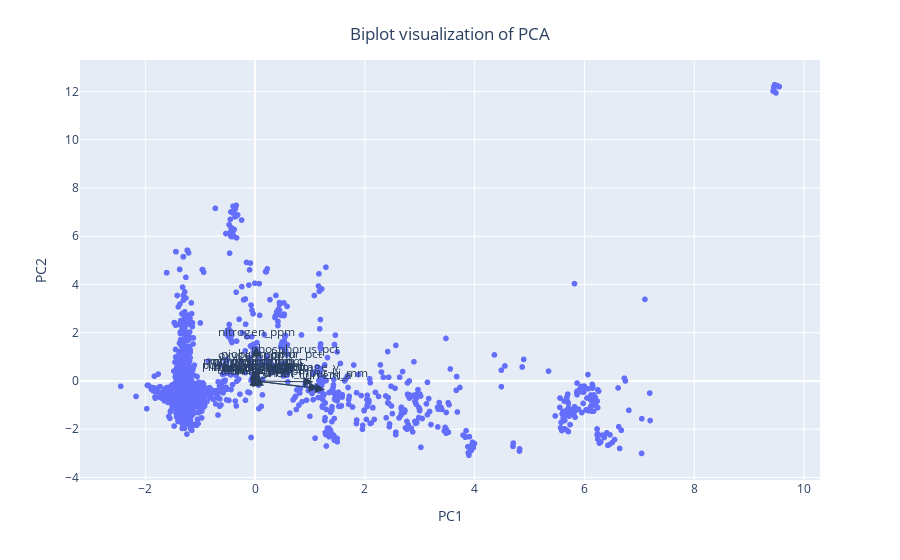

Here is the notebook cell this chart was saved with:
### Code cell
# Principal components visualization

try :
    import plotly.express as px

    loadings = pca.components_.T * np.sqrt(pca.explained_variance_)

    fig = px.scatter(input_df_pca[pca_columns], x="PC1", y="PC2")

    for i, feature in enumerate(numerical_df.columns):
        fig.add_annotation(
            ax=0, ay=0,
            axref="x", ayref="y",
            x=loadings[i, 0],
            y=loadings[i, 1],
            showarrow=True,
            arrowsize=2,
            arrowhead=2,
            xanchor="right",
            yanchor="top"
        )
        fig.add_annotation(
            x=loadings[i, 0],
            y=loadings[i, 1],
            ax=0, ay=0,
            xanchor="center",
            yanchor="bottom",
            text=feature,
            yshift=5,
        )
    fig.update_layout(
        title={
            'text': "Biplot visualization of PCA",
            'y':0.95,
            'x':0.5,
            'xanchor': 'center',
            'yanchor': 'top'}
    )
    fig.show()
except Exception:
    print("plotly.express is needed for PCA components visualization")

### Figure 1 — Plotly figure (JSON) as saved in the notebook; plotly's stock layout.template omitted (floating-point values rounded to 4 significant figures; data arrays with more than 128 entries replaced by an {"elided": "..."} marker saying what was removed)
{"data": [{"hovertemplate": "PC1=%{x}<br>PC2=%{y}<extra></extra>", "legendgroup": "", "marker": {"color": "#636efa", "symbol": "circle"}, "mode": "markers", "name": "", "showlegend": false, "type": "scattergl", "x": {"elided": "1615 float values"}, "xaxis": "x", "y": {"elided": "1615 float values"}, "yaxis": "y"}], "layout": {"annotations": [{"arrowhead": 2, "arrowsize": 2, "ax": 0, "axref": "x", "ay": 0, "ayref": "y", "showarrow": true, "x": 0.105, "xanchor": "right", "y": -0.005864, "yanchor": "top"}, {"ax": 0, "ay": 0, "text": "carbon_pct", "x": 0.105, "xanchor": "center", "y": -0.005864, "yanchor": "bottom", "yshift": 5}, {"arrowhead": 2, "arrowsize": 2, "ax": 0, "axref": "x", "ay": 0, "ayref": "y", "showarrow": true, "x": -0.06188, "xanchor": "right", "y": -0.07284, "yanchor": "top"}, {"ax": 0, "ay": 0, "text": "silicon_pct", "x": -0.06188, "xanchor": "center", "y": -0.07284, "yanchor": "bottom", "yshift": 5}, {"arrowhead": 2, "arrowsize": 2, "ax": 0, "axref": "x", "ay": 0, "ayref": "y", "showarrow": true, "x": 0.02796, "xanchor": "right", "y": -0.05676, "yanchor": "top"}, {"ax": 0, "ay": 0, "text": "manganese_pct", "x": 0.02796, "xanchor": "center", "y": -0.05676, "yanchor": "bottom", "yshift": 5}, {"arrowhead": 2, "arrowsize": 2, "ax": 0, "axref": "x", "ay": 0, "ayref": "y", "showarrow": true, "x": 0.6286, "xanchor": "right", "y": 0.512, "yanchor": "top"}, {"ax": 0, "ay": 0, "text": "sulphur_pct", "x": 0.6286, "xanchor": "center", "y": 0.512, "yanchor": "bottom", "yshift": 5}, {"arrowhead": 2, "arrowsize": 2, "ax": 0, "axref": "x", "ay": 0, "ayref": "y", "showarrow": true, "x": 0.7323, "xanchor": "right", "y": 0.7154, "yanchor": "top"}, {"ax": 0, "ay": 0, "text": "phosphorus_pct", "x": 0.7323, "xanchor": "center", "y": 0.7154, "yanchor": "bottom", "yshift": 5}, {"arrowhead": 2, "arrowsize": 2, "ax": 0, "axref": "x", "ay": 0, "ayref": "y", "showarrow": true, "x": -0.1072, "xanchor": "right", "y": -0.05763, "yanchor": "top"}, {"ax": 0, "ay": 0, "text": "nickel_pct", "x": -0.1072, "xanchor": "center", "y": -0.05763, "yanchor": "bottom", "yshift": 5}, {"arrowhead": 2, "arrowsize": 2, "ax": 0, "axref": "x", "ay": 0, "ayref": "y", "showarrow": true, "x": -0.05349, "xanchor": "right", "y": 0.2202, "yanchor": "top"}, {"ax": 0, "ay": 0, "text": "chromium_pct", "x": -0.05349, "xanchor": "center", "y": 0.2202, "yanchor": "bottom", "yshift": 5}, {"arrowhead": 2, "arrowsize": 2, "ax": 0, "axref": "x", "ay": 0, "ayref": "y", "showarrow": true, "x": 0.01256, "xanchor": "right", "y": 0.2165, "yanchor": "top"}, {"ax": 0, "ay": 0, "text": "molybdenum_pct", "x": 0.01256, "xanchor": "center", "y": 0.2165, "yanchor": "bottom", "yshift": 5}, {"arrowhead": 2, "arrowsize": 2, "ax": 0, "axref": "x", "ay": 0, "ayref": "y", "showarrow": true, "x": 0.006537, "xanchor": "right", "y": 0.2028, "yanchor": "top"}, {"ax": 0, "ay": 0, "text": "vanadium_pct", "x": 0.006537, "xanchor": "center", "y": 0.2028, "yanchor": "bottom", "yshift": 5}, {"arrowhead": 2, "arrowsize": 2, "ax": 0, "axref": "x", "ay": 0, "ayref": "y", "showarrow": true, "x": -0.0337, "xanchor": "right", "y": -0.07997, "yanchor": "top"}, {"ax": 0, "ay": 0, "text": "copper_pct", "x": -0.0337, "xanchor": "center", "y": -0.07997, "yanchor": "bottom", "yshift": 5}, {"arrowhead": 2, "arrowsize": 2, "ax": 0, "axref": "x", "ay": 0, "ayref": "y", "showarrow": true, "x": -0.03435, "xanchor": "right", "y": 0.4733, "yanchor": "top"}, {"ax": 0, "ay": 0, "text": "oxygen_ppm", "x": -0.03435, "xanchor": "center", "y": 0.4733, "yanchor": "bottom", "yshift": 5}, {"arrowhead": 2, "arrowsize": 2, "ax": 0, "axref": "x", "ay": 0, "ayref": "y", "showarrow": true, "x": -0.006572, "xanchor": "right", "y": -0.1865, "yanchor": "top"}, {"ax": 0, "ay": 0, "text": "titanium_ppm", "x": -0.006572, "xanchor": "center", "y": -0.1865, "yanchor": "bottom", "yshift": 5}, {"arrowhead": 2, "arrowsize": 2, "ax": 0, "axref": "x", "ay": 0, "ayref": "y", "showarrow": true, "x": 0.02185, "xanchor": "right", "y": 1.427, "yanchor": "top"}, {"ax": 0, "ay": 0, "text": "nitrogen_ppm", "x": 0.02185, "xanchor": "center", "y": 1.427, "yanchor": "bottom", "yshift": 5}, {"arrowhead": 2, "arrowsize": 2, "ax": 0, "axref": "x", "ay": 0, "ayref": "y", "showarrow": true, "x": 0.1658, "xanchor": "right", "y": -0.1942, "yanchor": "top"}, {"ax": 0, "ay": 0, "text": "aluminium_ppm", "x": 0.1658, "xanchor": "center", "y": -0.1942, "yanchor": "bottom", "yshift": 5}, {"arrowhead": 2, "arrowsize": 2, "ax": 0, "axref": "x", "ay": 0, "ayref": "y", "showarrow": true, "x": 0.05865, "xanchor": "right", "y": 0.4855, "yanchor": "top"}, {"ax": 0, "ay": 0, "text": "niobium_ppm", "x": 0.05865, "xanchor": "center", "y": 0.4855, "yanchor": "bottom", "yshift": 5}, {"arrowhead": 2, "arrowsize": 2, "ax": 0, "axref": "x", "ay": 0, "ayref": "y", "showarrow": true, "x": 1.273, "xanchor": "right", "y": -0.3583, "yanchor": "top"}, {"ax": 0, "ay": 0, "text": "current_a", "x": 1.273, "xanchor": "center", "y": -0.3583, "yanchor": "bottom", "yshift": 5}, {"arrowhead": 2, "arrowsize": 2, "ax": 0, "axref": "x", "ay": 0, "ayref": "y", "showarrow": true, "x": 1.06, "xanchor": "right", "y": -0.0373, "yanchor": "top"}, {"ax": 0, "ay": 0, "text": "voltage_v", "x": 1.06, "xanchor": "center", "y": -0.0373, "yanchor": "bottom", "yshift": 5}, {"arrowhead": 2, "arrowsize": 2, "ax": 0, "axref": "x", "ay": 0, "ayref": "y", "showarrow": true, "x": 0.1589, "xanchor": "right", "y": -0.04123, "yanchor": "top"}, {"ax": 0, "ay": 0, "text": "heat_input_kj_mm", "x": 0.1589, "xanchor": "center", "y": -0.04123, "yanchor": "bottom", "yshift": 5}, {"arrowhead": 2, "arrowsize": 2, "ax": 0, "axref": "x", "ay": 0, "ayref": "y", "showarrow": true, "x": 0.02544, "xanchor": "right", "y": -0.02633, "yanchor": "top"}, {"ax": 0, "ay": 0, "text": "interpass_temp_c", "x": 0.02544, "xanchor": "center", "y": -0.02633, "yanchor": "bottom", "yshift": 5}, {"arrowhead": 2, "arrowsize": 2, "ax": 0, "axref": "x", "ay": 0, "ayref": "y", "showarrow": true, "x": -0.04052, "xanchor": "right", "y": 0.1994, "yanchor": "top"}, {"ax": 0, "ay": 0, "text": "post_weld_temp_c", "x": -0.04052, "xanchor": "center", "y": 0.1994, "yanchor": "bottom", "yshift": 5}, {"arrowhead": 2, "arrowsize": 2, "ax": 0, "axref": "x", "ay": 0, "ayref": "y", "showarrow": true, "x": -0.04368, "xanchor": "right", "y": 0.03113, "yanchor": "top"}, {"ax": 0, "ay": 0, "text": "post_weld_time_hr", "x": -0.04368, "xanchor": "center", "y": 0.03113, "yanchor": "bottom", "yshift": 5}, {"arrowhead": 2, "arrowsize": 2, "ax": 0, "axref": "x", "ay": 0, "ayref": "y", "showarrow": true, "x": 1.16, "xanchor": "right", "y": -0.301, "yanchor": "top"}, {"ax": 0, "ay": 0, "text": "heat_input_kj_mm", "x": 1.16, "xanchor": "center", "y": -0.301, "yanchor": "bottom", "yshift": 5}], "legend": {"tracegroupgap": 0}, "margin": {"t": 60}, "title": {"text": "Biplot visualization of PCA", "x": 0.5, "xanchor": "center", "y": 0.95, "yanchor": "top"}, "xaxis": {"anchor": "y", "domain": [0, 1], "title": {"text": "PC1"}}, "yaxis": {"anchor": "x", "domain": [0, 1], "title": {"text": "PC2"}}}}
